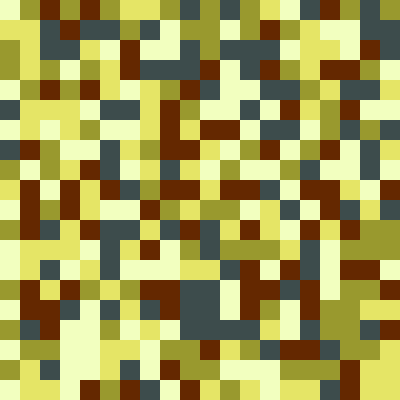
Frame 1 (no input)
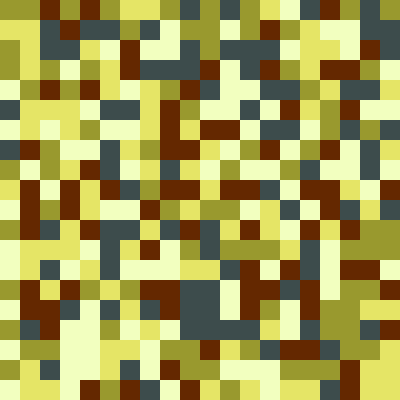
Frame 2 (the mouse pressed at the canvas centre, redrawn once)

The Processing sketch that drew these frames (run headless with seeded random() and noise(); the mouse was pressed at the canvas centre and the sketch redrawn once):

// Processing sketch: processing_127136
// ── processing_127136.pde


int numBoxes = 400;
ColorBox[] boxes = new ColorBox[numBoxes];

ArrayList<ColorBox> changelist = new ArrayList<ColorBox>();

void setup(){
  size(400,400);
  int i = 0;
  for(int y = 0; y < height; y+=20){
    for(int x = 0; x < width; x+=20){
      boxes[i] = new ColorBox(i,x,y);
      i++;
    }
  } 
  changelist.add(boxes[0]);
}



void draw(){
  for (int i = 0; i < numBoxes; i++){
    boxes[i].display();
  }
 noLoop(); 
}


void mousePressed(){
  int x = int(mouseX / 20);
  int y = int(mouseY / 20);

  int i = int(x + (y * height/20));
  color myColor = boxes[i].c;
  
  //  Check the color of each of the squares
  checkColorAndAddToArrayList();
  
  //Change the color of all that are touching
  changeColor(myColor);
  loop();
}

void changeColor(color newColor){
  for(int i = 0; i< changelist.size(); i++){
    ColorBox current = (ColorBox)(changelist.get(i));
    current.c = newColor;
  }
}





void checkColorAndAddToArrayList(){
  //  For each one on the list - check its neighbors
  //  If they aren't already on the list, and have the same color as 0, add them to the end of the list
  //  change the color of everything on the list
  color base = boxes[0].c;
  for(int i = 0; i < changelist.size(); i++){
    ColorBox current = changelist.get(i);
    //north
    if(current.index-20 > 0){
      ColorBox test = boxes[current.index-20];
      if(test.c==base){
        if(!changelist.contains(test)){
          changelist.add(test);
        }
      }
    }
    
    //east
    //  Check that current is not on right side of screen
    if((current.index)% 20 != 19){
      ColorBox test = boxes[current.index+1];
      if(test.c == base){
        if(!changelist.contains(test)){
          changelist.add(test);
        }
      }
    }

    //south
    if(current.index+20 < 400){
      ColorBox test = boxes[current.index+20];
      if(test.c==base){
        if(!changelist.contains(test)){
          changelist.add(test);
        }
      }
    }      

    //west
    // Check that current is not on left side of screen
    if(((current.index)%20) != 0){
      ColorBox test = boxes[current.index-1];
      if(test.c==base){
        if(!changelist.contains(test)){
          changelist.add(test);
        }
      }
    }
  }
}









class ColorBox{
  int index;
  int x, y; 
  //color 
  color c;
  int boxSize = 20;

  ColorBox(int newindex, int newx, int newy){
    index = newindex;
    x = newx; 
    y = newy; 
    int randNum = (int) random(5);
    switch(randNum) {
    case 0: 
      c = color(61,76,76);
      break;
    case 1:
      c = color(153,153,46);
      break;
    case 2: 
      c = color(229,229,102);
      break;
    case 3:
      c = color(242,255,191);
      break;
    case 4:
      c = color(100,40,0);
      break;
    }
  }

  void display(){
    fill(c);
    noStroke();
    rect(x,y,boxSize,boxSize);

  }
}
